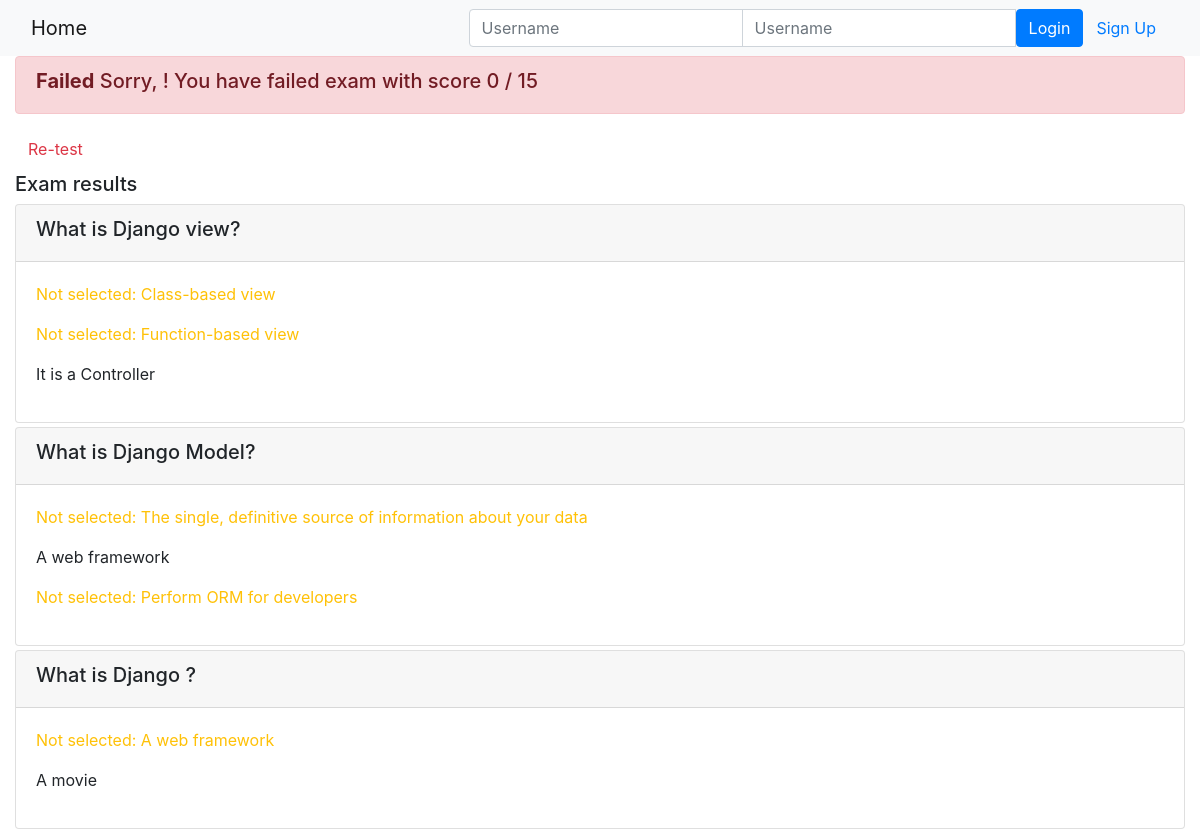
Page /onlinecourse/course/1/submission/1/result/ on the committed database.
### onlinecourse/models.py (models this page shows, shortened)
class Question(models.Model):
    course = models.ForeignKey(Course, on_delete=models.CASCADE)
    question_text = models.TextField()
    grade_point = models.IntegerField(default=0)
    def is_get_score(self, selected_ids):
        all_answers = self.choice_set.filter(is_correct=True).count()
        selected_correct = self.choice_set.filter(is_correct=True, id__in=selected_ids).count()
        if all_answers == selected_correct:
            return True
        else:
            return False

class Choice(models.Model):
    question = models.ForeignKey(Question, on_delete=models.CASCADE)
    choice_text = models.TextField()
    is_correct = models.BooleanField()

### onlinecourse/views.py (the view)
# urls.py: path('course/<int:course_id>/submission/<int:submission_id>/result/', views.show_exam_result, name='result')
def show_exam_result(request, course_id, submission_id):
    course = get_object_or_404(Course, pk=course_id)
    submission = get_object_or_404(Submission, pk=submission_id)
    choices = submission.choices.all()
    points = 0
    total = 0
    for question in course.question_set.all():
        total += question.grade_point
        if question.is_get_score(choices):
            points += question.grade_point
    grade = points // total * 100
    context = {
        'course': course,
        'grade': grade,
        'choices': choices,
        'total': total,
        'points': points
    }
    return render (request, 'onlinecourse/exam_result_bootstrap.html', context)

### onlinecourse/templates/onlinecourse/exam_result_bootstrap.html (shortened to what this page needs)
<!DOCTYPE html>
<html lang="en">
<head>
    {% load static %}
    <link rel="stylesheet" href="https://maxcdn.bootstrapcdn.com/bootstrap/4.5.2/css/bootstrap.min.css">
</head>
<body>
 <nav class="navbar navbar-light bg-light">
    <div class="container-fluid">
        <div class="navbar-header">
              <a class="navbar-brand" href="{% url 'onlinecourse:index' %}">Home</a>
        </div>
        <ul class="nav navbar-nav navbar-right">
            {% if user.is_authenticated %}
            <li>
                <a class="btn btn-link" href="#">{{ user.first_name }}({{ user.username }})</a>
                <a class="btn btn-link" href="{% url 'onlinecourse:logout' %}">Logout</a>
            </li>
            {% else %}
            <li>
                <form class="form-inline" action="{% url 'onlinecourse:login' %}" method="post">
                    <div class="input-group">
                        <input type="text" class="form-control" placeholder="Username" name="username" >
                        <input type="password" class="form-control" placeholder="Username" name="psw" >
                        <button class="btn btn-primary" type="submit">Login</button>
                        <a class="btn btn-link" href="{% url 'onlinecourse:registration' %}">Sign Up</a>
                    </div>
                </form>
            </li>
            {% endif %}
        </ul>
    </div>
</nav>
<div class="container-fluid">
    {% if grade > 80 %}
    <div class="alert alert-success">
       <h5><b>Congratulations, {{user.first_name}}!</b> You passed the exam and completed the course with score {{points}} / {{total}}</h5>
    </div>
    {% else %}
    <div class="alert alert-danger">
        <h5><b>Failed</b> Sorry, {{user.first_name}}! You have failed exam with score  {{points}} / {{total}}</h5>
    </div>
     <a class="btn btn-link text-danger" href="{% url 'onlinecourse:course_details' course.id %}">Re-test</a>
    {% endif %}
    <div class="card-columns-vertical mt-1">
        <h5 class="">Exam results</h5>
            {% for question in course.question_set.all %}
            <div class="card mt-1">
                <div class="card-header"><h5>{{ question.question_text}}</h5></div>
                <div class="card-body">
                {% for choice in question.choice_set.all %}
                    {% if choice.is_correct and choice in choices %}
                    <p class="text-success">Correct answer: {{choice.choice_text}}</p>
                    {% elif choice.is_correct and choice not in choices %}
                    <p class="text-warning">Not selected: {{choice.choice_text}}</p>
                    {% else %}
                    <p "text-dark">{{choice.choice_text}}</p>
                    {% endif %}
                {% endfor %}
                </div>
            </div>
            {% endfor %}
    </div>
</div>
</body>
</html>

### rows in the picture
Question: question_text "What is Django view?"
Choice: choice_text "Class-based view"
Choice: choice_text "Function-based view"
Choice: choice_text "It is a Controller"
Question: question_text "What is Django Model?"
Choice: choice_text "The single, definitive source of information about your data"
Choice: choice_text "A web framework"
Choice: choice_text "Perform ORM for developers"
Question: question_text "What is Django ?"
Choice: choice_text "A web framework"
Choice: choice_text "A movie"

### other values in the picture
{{ points }} "0"
{{ total }} "15"
